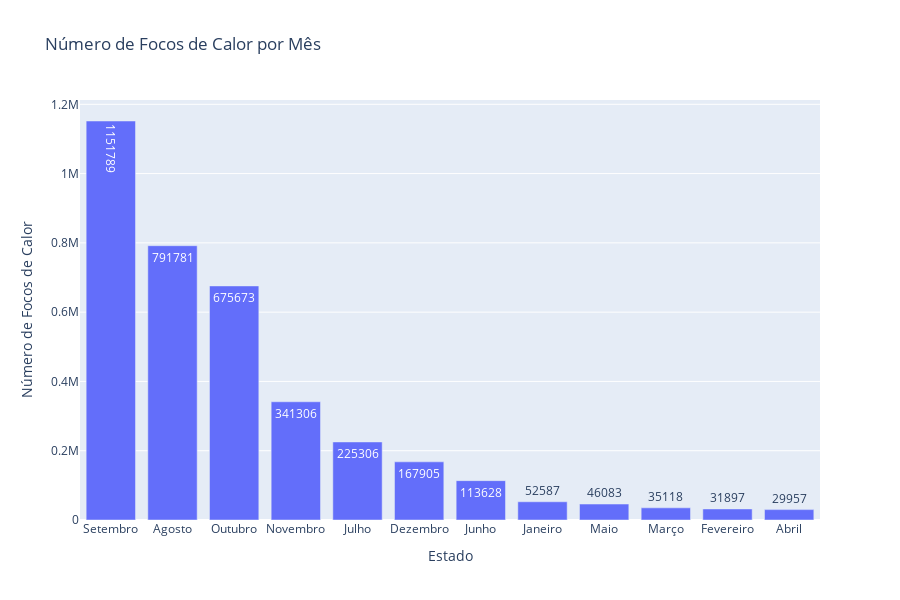

The code cell stored with this chart in its notebook:
### Code cell
plot_forest_fires_month(base)

### Figure 1 — Plotly figure (JSON) as saved in the notebook; plotly's stock layout.template omitted (floating-point values rounded to 4 significant figures)
{"data": [{"text": [1151789, 791781, 675673, 341306, 225306, 167905, 113628, 52587, 46083, 35118, 31897, 29957], "textposition": "auto", "type": "bar", "x": ["Setembro", "Agosto", "Outubro", "Novembro", "Julho", "Dezembro", "Junho", "Janeiro", "Maio", "Março", "Fevereiro", "Abril"], "y": [1151789, 791781, 675673, 341306, 225306, 167905, 113628, 52587, 46083, 35118, 31897, 29957]}], "layout": {"height": 600, "title": {"text": "Número de Focos de Calor por Mês"}, "width": 900, "xaxis": {"title": {"text": "Estado"}}, "yaxis": {"title": {"text": "Número de Focos de Calor"}}}}
